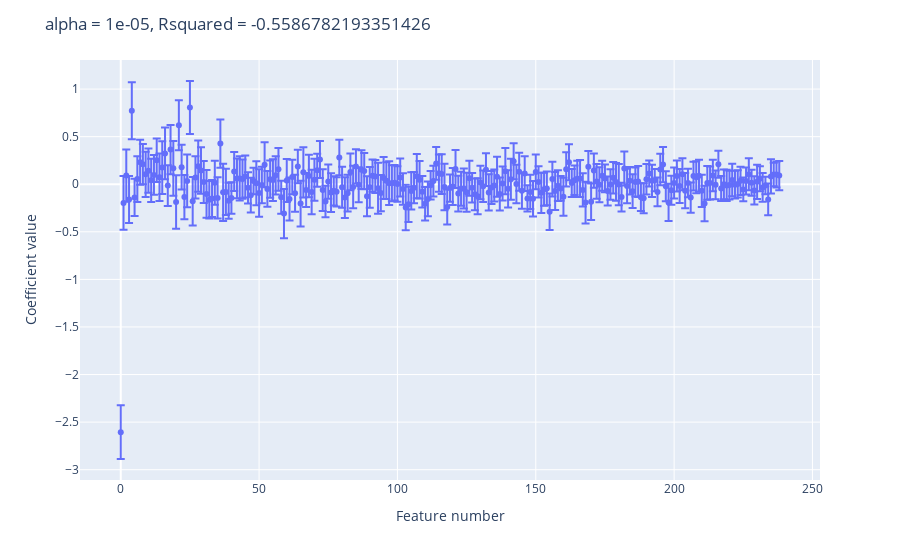
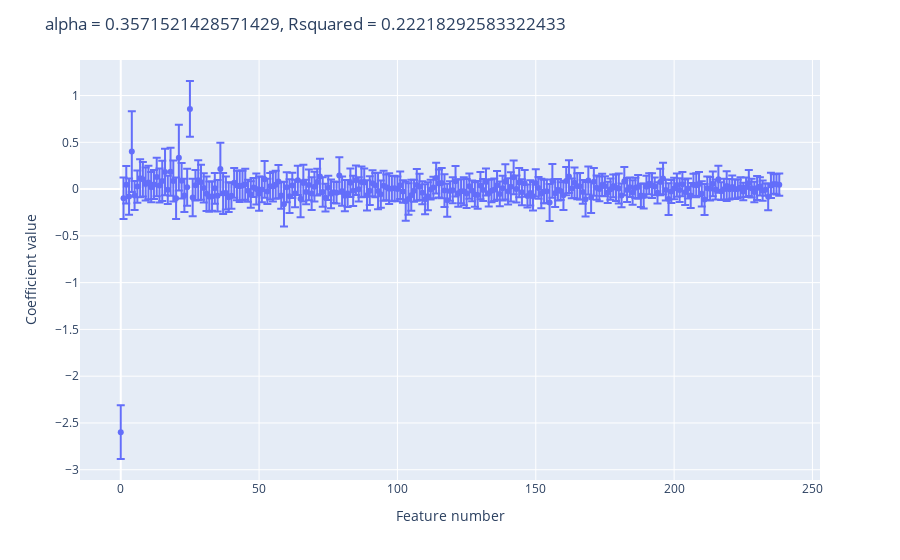
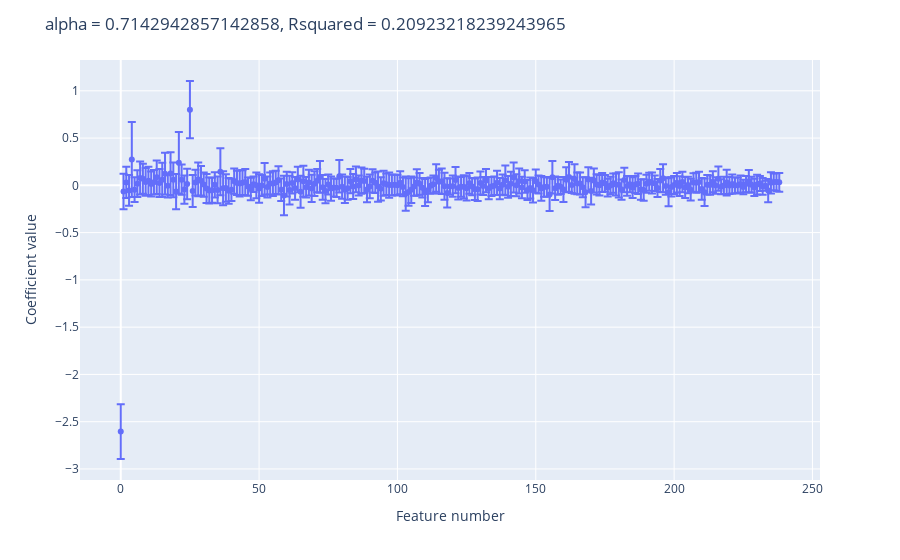
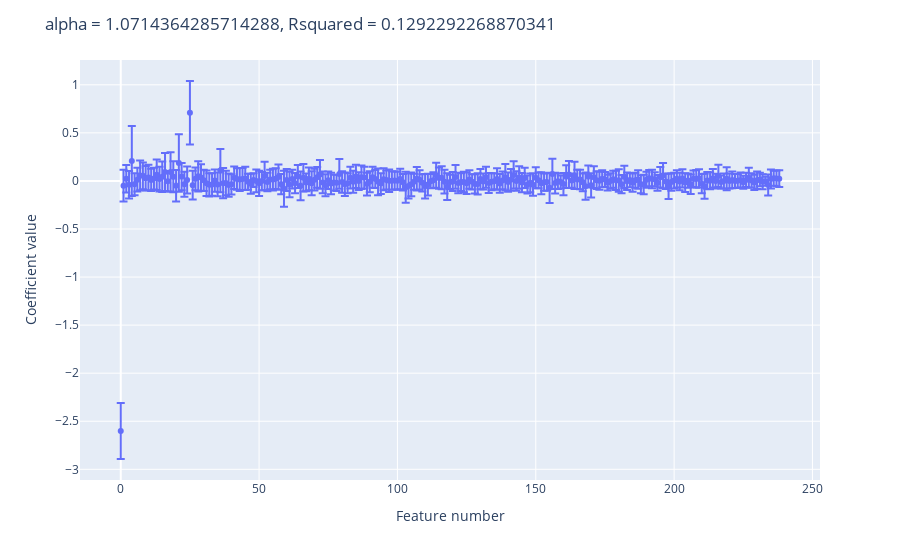

These figures' notebook cell, in order:
### Code cell
for i in range(0,len(alpha_values)):
    fig = px.scatter(y=hyperparam_mean.iloc[i], error_y=hyperparam_std.iloc[i])
    fig.update_layout(
        yaxis_title='Coefficient value',
        xaxis_title='Feature number',
        title = f'alpha = {alpha_values[i]}, Rsquared = {rsq[i]}')
    fig.show()

### Figure 1 — Plotly figure (JSON) as saved in the notebook; plotly's stock layout.template omitted (floating-point values rounded to 4 significant figures; data arrays with more than 128 entries replaced by an {"elided": "..."} marker saying what was removed)
{"data": [{"error_y": {"array": {"elided": "239 float values"}}, "hovertemplate": "x=%{x}<br>y=%{y}<extra></extra>", "legendgroup": "", "marker": {"color": "#636efa", "symbol": "circle"}, "mode": "markers", "name": "", "orientation": "v", "showlegend": false, "type": "scatter", "x": {"elided": "239 int values"}, "xaxis": "x", "y": {"elided": "239 float values"}, "yaxis": "y"}], "layout": {"legend": {"tracegroupgap": 0}, "margin": {"t": 60}, "title": {"text": "alpha = 1e-05, Rsquared = -0.5586782193351426"}, "xaxis": {"anchor": "y", "domain": [0, 1], "title": {"text": "Feature number"}}, "yaxis": {"anchor": "x", "domain": [0, 1], "title": {"text": "Coefficient value"}}}}

### Figure 2 — Plotly figure (JSON) as saved in the notebook; plotly's stock layout.template omitted (floating-point values rounded to 4 significant figures; data arrays with more than 128 entries replaced by an {"elided": "..."} marker saying what was removed)
{"data": [{"error_y": {"array": {"elided": "239 float values"}}, "hovertemplate": "x=%{x}<br>y=%{y}<extra></extra>", "legendgroup": "", "marker": {"color": "#636efa", "symbol": "circle"}, "mode": "markers", "name": "", "orientation": "v", "showlegend": false, "type": "scatter", "x": {"elided": "239 int values"}, "xaxis": "x", "y": {"elided": "239 float values"}, "yaxis": "y"}], "layout": {"legend": {"tracegroupgap": 0}, "margin": {"t": 60}, "title": {"text": "alpha = 0.3571521428571429, Rsquared = 0.22218292583322433"}, "xaxis": {"anchor": "y", "domain": [0, 1], "title": {"text": "Feature number"}}, "yaxis": {"anchor": "x", "domain": [0, 1], "title": {"text": "Coefficient value"}}}}

### Figure 3 — Plotly figure (JSON) as saved in the notebook; plotly's stock layout.template omitted (floating-point values rounded to 4 significant figures; data arrays with more than 128 entries replaced by an {"elided": "..."} marker saying what was removed)
{"data": [{"error_y": {"array": {"elided": "239 float values"}}, "hovertemplate": "x=%{x}<br>y=%{y}<extra></extra>", "legendgroup": "", "marker": {"color": "#636efa", "symbol": "circle"}, "mode": "markers", "name": "", "orientation": "v", "showlegend": false, "type": "scatter", "x": {"elided": "239 int values"}, "xaxis": "x", "y": {"elided": "239 float values"}, "yaxis": "y"}], "layout": {"legend": {"tracegroupgap": 0}, "margin": {"t": 60}, "title": {"text": "alpha = 0.7142942857142858, Rsquared = 0.20923218239243965"}, "xaxis": {"anchor": "y", "domain": [0, 1], "title": {"text": "Feature number"}}, "yaxis": {"anchor": "x", "domain": [0, 1], "title": {"text": "Coefficient value"}}}}

### Figure 4 — Plotly figure (JSON) as saved in the notebook; plotly's stock layout.template omitted (floating-point values rounded to 4 significant figures; data arrays with more than 128 entries replaced by an {"elided": "..."} marker saying what was removed)
{"data": [{"error_y": {"array": {"elided": "239 float values"}}, "hovertemplate": "x=%{x}<br>y=%{y}<extra></extra>", "legendgroup": "", "marker": {"color": "#636efa", "symbol": "circle"}, "mode": "markers", "name": "", "orientation": "v", "showlegend": false, "type": "scatter", "x": {"elided": "239 int values"}, "xaxis": "x", "y": {"elided": "239 float values"}, "yaxis": "y"}], "layout": {"legend": {"tracegroupgap": 0}, "margin": {"t": 60}, "title": {"text": "alpha = 1.0714364285714288, Rsquared = 0.1292292268870341"}, "xaxis": {"anchor": "y", "domain": [0, 1], "title": {"text": "Feature number"}}, "yaxis": {"anchor": "x", "domain": [0, 1], "title": {"text": "Coefficient value"}}}}
